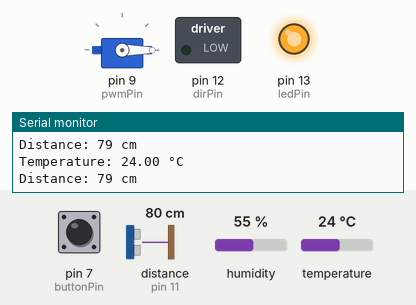
Recording of a sketch running on a simulated Arduino Uno, built with avr-gcc and run on an emulated ATmega328P. Parts: servo, switched loads named in the sketch (green lamp = pin HIGH), output pins drawn as LEDs (lit = HIGH), the last lines printed to the serial monitor. Wiring (inferred from the names in the program): ultrasonic range finder: trigger pin 10; echo pin 11. Inputs (shaded band) come from the test bench; at power-on: distance to the obstacle (sensor on pin 11) 80 cm, temperature 24 °C, pin 7 (buttonPin) HIGH, humidity 55 %. The echo pulse lasts 58.3 µs per cm; pins used as bus, display or sensor lines are not drawn.

Above: at 1.2 s.
1.3 s: distance to the obstacle (sensor on pin 11) set to 48 cm
7.4 s: distance to the obstacle (sensor on pin 11) set to 41 cm
At 8.1 s:
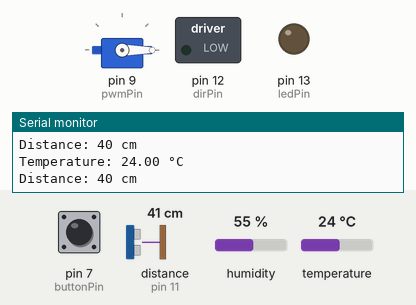
8.9 s: temperature set to 30 °C
11.5 s: temperature set to 33 °C
At 12.9 s:
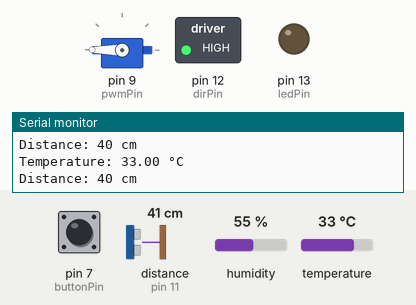
13.9 s: pin 7 (buttonPin) pulled LOW for 0.25 s
At 14.15 s:
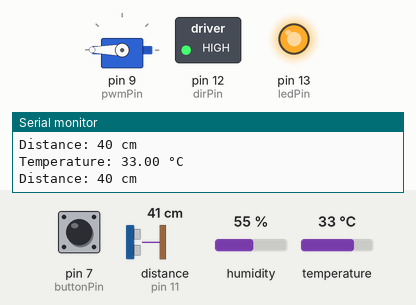
15.7 s: pin 7 (buttonPin) pulled LOW for 3.2 s
At 16.2 s:
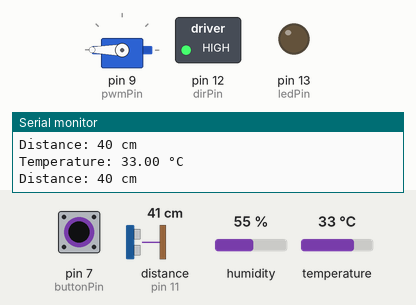
Timing chart, 0 to 20.7 s (numbered marks = the images above; inputs shaded):
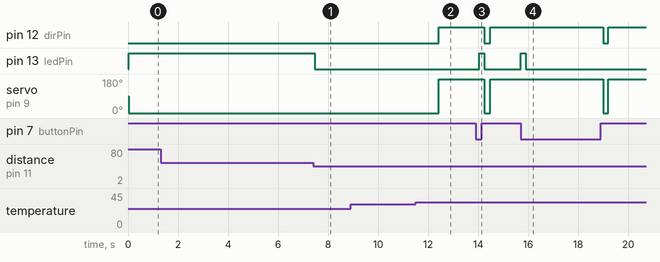

Measured:
- the behaviour switches between 46 and 45 cm on distance to the obstacle (sensor on pin 11) (found by bisection; images 0 and 1)
- the behaviour switches between 31 and 32 °C on temperature (found by bisection; images 1 and 2)
- after the input at 7.4 s, pin 13 (ledPin): HIGH → LOW after 0.06 s
- after the input at 11.5 s, pin 12 (dirPin): LOW → HIGH after 0.92 s; servo on pin 9 (pwmPin): 0° → 180° after 0.92 s
- after the input at 13.9 s, pin 12 (dirPin): HIGH → LOW after 0.36 s, → HIGH 0.23 s later; pin 13 (ledPin): LOW → HIGH after 0.15 s, → LOW 0.20 s later; servo on pin 9 (pwmPin): 180° → 0° after 0.36 s, → 180° 0.23 s later
- after the input at 15.7 s, pin 12 (dirPin): HIGH → LOW after 3.3 s, → HIGH 0.20 s later; pin 13 (ledPin): LOW → HIGH at once, → LOW 0.20 s later; servo on pin 9 (pwmPin): 180° → 0° after 3.3 s, → 180° 0.20 s later

The sketch:

AC_and_fridge_arduino_uno.ino
```cpp
#include <DHT.h>
#include <Servo.h>

// Define pins
const int dhtPin = 8;
const int trigPin = 10;
const int echoPin = 11;
const int ledPin = 13;
const int buttonPin = 7;
const int pwmPin = 9;
const int dirPin = 12;

// DHT11 setup
#define DHTTYPE DHT11
DHT dht(dhtPin, DHTTYPE);

// Variables for ultrasonic sensor
long duration;
int distance;

// Variables for button and servo control
bool buttonState = false;
bool lastButtonState = false;

// Initialize servo motor
Servo myServo;

void setup() {
  Serial.begin(9600);

  // Initialize DHT11 sensor
  dht.begin();

  // Initialize ultrasonic sensor pins
  pinMode(trigPin, OUTPUT);
  pinMode(echoPin, INPUT);

  // Initialize LED pin
  pinMode(ledPin, OUTPUT);

  // Initialize button pin
  pinMode(buttonPin, INPUT_PULLUP);

  // Initialize servo motor pins
  pinMode(pwmPin, OUTPUT);
  pinMode(dirPin, OUTPUT);

  // Attach the servo to its control pin
  myServo.attach(pwmPin);
}

void loop() {
  // Read temperature and humidity from DHT11
  float temperature = dht.readTemperature();

  // Ensure temperature reading is valid
  if (isnan(temperature)) {
    Serial.println("Failed to read from DHT sensor!");
    return;
  }

  // Print temperature to Serial Monitor
  Serial.print("Temperature: ");
  Serial.print(temperature);
  Serial.println(" °C");

  // Read ultrasonic sensor
  digitalWrite(trigPin, LOW);
  delayMicroseconds(2);
  digitalWrite(trigPin, HIGH);
  delayMicroseconds(10);
  digitalWrite(trigPin, LOW);

  duration = pulseIn(echoPin, HIGH);
  distance = (duration / 2) / 29.1;  // Convert to cm

  // Print distance to Serial Monitor
  Serial.print("Distance: ");
  Serial.print(distance);
  Serial.println(" cm");

  // Control the servo motor based on temperature
  if (temperature < 32) {
    digitalWrite(dirPin, LOW);  // Anticlockwise
    myServo.write(0);           // Adjust as needed
  } else {
    digitalWrite(dirPin, HIGH); // Clockwise
    myServo.write(180);         // Adjust as needed
  }

  // Control the LED based on ultrasonic distance
  if (distance < 45) {
    digitalWrite(ledPin, LOW);  // Turn LED off
  } else {
    digitalWrite(ledPin, HIGH); // Turn LED on
  }

  // Read pushbutton state
  buttonState = digitalRead(buttonPin) == LOW; // LOW means button is pressed

  // Control LED and servo based on pushbutton state
  if (buttonState != lastButtonState) {
    if (buttonState) {
      digitalWrite(ledPin, HIGH); // Turn LED on
      digitalWrite(dirPin, HIGH); // Clockwise
      myServo.write(180);         // Adjust as needed
    } else {
      digitalWrite(ledPin, LOW);  // Turn LED off
      digitalWrite(dirPin, LOW);  // Anticlockwise
      myServo.write(0);           // Adjust as needed
    }
    lastButtonState = buttonState;
  }

  // Small delay to avoid bouncing and excessive serial output
  delay(200);
}
```
